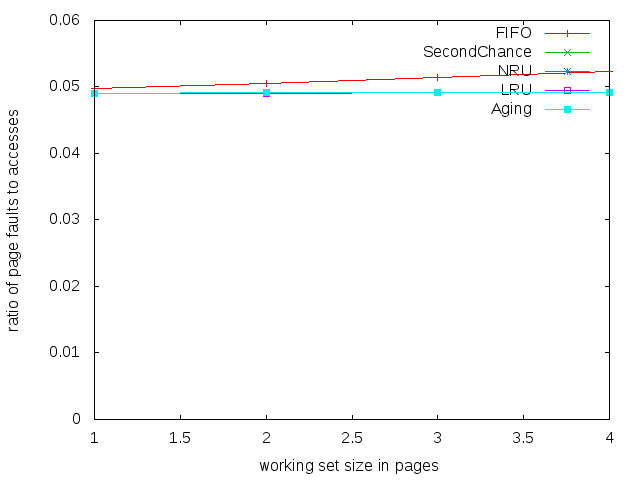

Recreate this plot in Python.
#!/usr/bin/python

"""Make a diagram."""

# Written by Felix Wiemann <http://www.ososo.de/>, licensed under GPL-2.
# Edited by Tae Seung Kang, 2/18/2014

import algorithms
import access
import random
import simulate
import Gnuplot

totalpages = 64

d = []    # List of gnuplot data
for i in [algorithms.FIFO, algorithms.SecondChance, algorithms.NRU,
          algorithms.LRU, algorithms.Aging]: #, algorithms.Optimal]:
    # List of tupels of (ws_length, page_faults_to_accesses_ratio).
    ratios = []
    for j in range(1, 5):
    #for j in range(1, 61):
        mms = i(totalpages)    # Instantiate with totalpages of memory.
        mms.shift = 200	# for Aging and NRU algorithms
        mms.firstbit = 1 << 7 # for Aging algorithm

	# create a working set
        ws = access.wsmake(mem=range(10000), rand=random, size=j)
        mms.alist = access.makealist(range(10000), ws, random, 0.95, 100000)
        ratios.append((j, simulate.simulate(mms, mms.alist)))

        print i.__name__ + ": " + str(j)

    d.append(Gnuplot.Data(ratios, title=i.__name__, inline=1))

g = Gnuplot.Gnuplot()
#g('set data style lines')
#g('set style data lines')
g('set style data linespoints')
g('set yrange [0:]')
g('set terminal epslatex monochrome')
g('set output "diagram1.eps"')
g('set xlabel "working set size in pages"')
g('set ylabel "ratio of page faults to accesses"')
g.plot(*d)

g('set terminal png')
g('set output "diagram1.png"')
g.plot(*d)

#print "\nNow move diagram1.* to ../"
